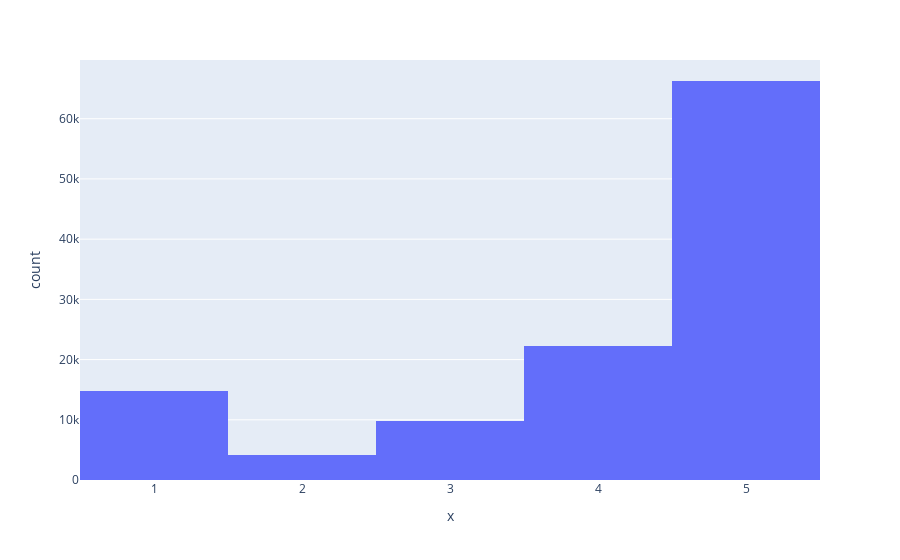

This figure's notebook cell:
### Code cell
px.histogram(x=df['review_score'])

### Figure 1 — Plotly figure (JSON) as saved in the notebook; plotly's stock layout.template omitted (floating-point values rounded to 4 significant figures; data arrays with more than 128 entries replaced by an {"elided": "..."} marker saying what was removed)
{"data": [{"alignmentgroup": "True", "bingroup": "x", "hovertemplate": "x=%{x}<br>count=%{y}<extra></extra>", "legendgroup": "", "marker": {"color": "#636efa", "pattern": {"shape": ""}}, "name": "", "offsetgroup": "", "orientation": "v", "showlegend": false, "type": "histogram", "x": {"elided": "117329 int values"}, "xaxis": "x", "yaxis": "y"}], "layout": {"barmode": "relative", "legend": {"tracegroupgap": 0}, "margin": {"t": 60}, "xaxis": {"anchor": "y", "domain": [0, 1], "title": {"text": "x"}}, "yaxis": {"anchor": "x", "domain": [0, 1], "title": {"text": "count"}}}}
